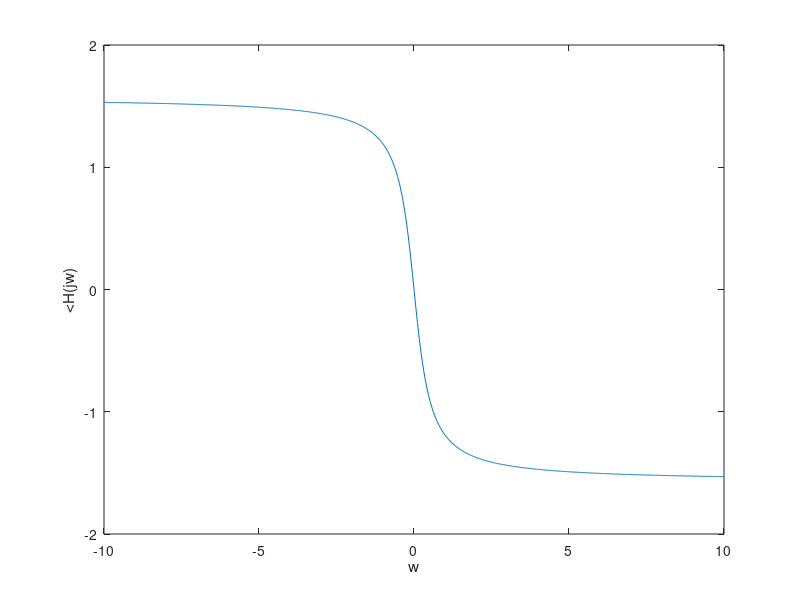

This figure's MATLAB source:
len = 1000;
t = linspace(-10, 10, len);
R = 5;
C = 2;
w = linspace(-10, 10, len);
magnitude = (1/R*C) ./ sqrt((1/R*C)^2 + w.*w);
phase = -atan(w./(1/R*C));
%plot(t, magnitude);
plot(t, phase);
xlabel 'w'
%ylabel '|H(jw)|'
ylabel '<H(jw)'